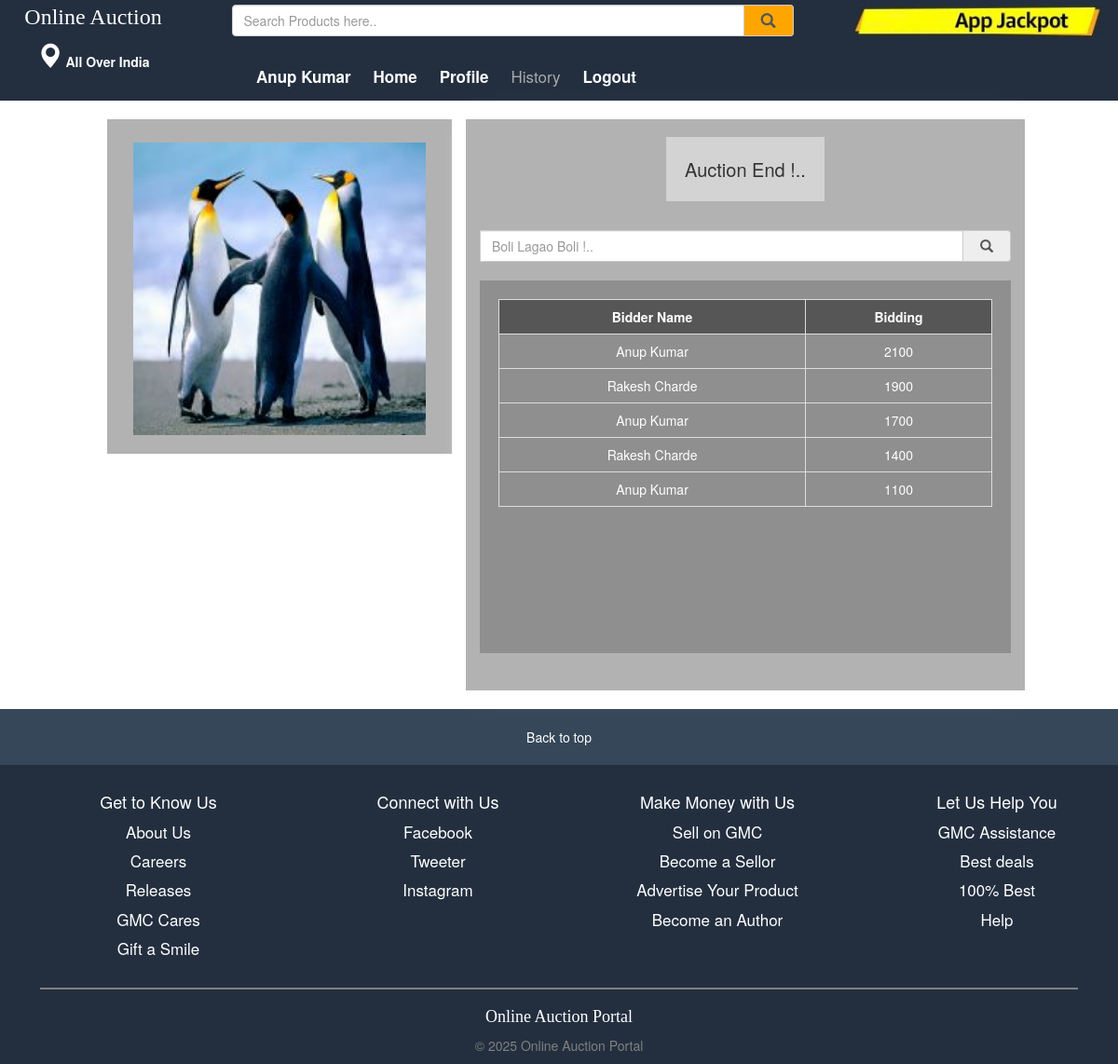
The page /participate?id=16 (signed in) on the database its author committed.
### tables this page shows
CREATE TABLE IF NOT EXISTS `tbl_products` (
  `product_id` int(11) NOT NULL AUTO_INCREMENT,
  `seller_id` int(11) NOT NULL,
  `name` varchar(55) NOT NULL,
  `company` varchar(55) NOT NULL,
  `category` varchar(55) NOT NULL,
  `pname` varchar(55) NOT NULL,
  `price` varchar(22) NOT NULL,
  `file` varchar(200) NOT NULL,
  `adate` varchar(22) NOT NULL,
  `start` varchar(22) NOT NULL,
  `valid` varchar(22) NOT NULL,
  `pstatus` varchar(22) NOT NULL,
  PRIMARY KEY (`product_id`)
);

CREATE TABLE IF NOT EXISTS `tbl_boli` (
  `boli_id` int(11) NOT NULL AUTO_INCREMENT,
  `seller_id` int(11) NOT NULL,
  `product_id` int(11) NOT NULL,
  `pname` varchar(55) NOT NULL,
  `user_id` int(11) NOT NULL,
  `name` varchar(55) NOT NULL,
  `boli` varchar(22) NOT NULL,
  PRIMARY KEY (`boli_id`)
);

### participate.php (the view, shortened to what this page needs)
<?php
include('connect.php');
           $id = $_GET['id'];
           $select = mysqli_query($con,"SELECT * FROM tbl_products WHERE product_id = '".$id."' ");
           $selected = mysqli_fetch_array($select);
?>
<!DOCTYPE html>
<html lang="en">
<head>
  <link rel="stylesheet" type="text/css" href="gmc_pics/style.css">
  <link rel="stylesheet" href="https://maxcdn.bootstrapcdn.com/bootstrap/3.3.7/css/bootstrap.min.css">
</head>
<body>
     <?php
     include('header.php');
     ?>
     <div class="container-fluid">
      <br>
       <div class="row">
        <div class="col-sm-1">
        </div>
         <div class="col-sm-4">
           <center>
            <div class="box">
             <img title="<?php echo $selected['product_id'] ?>" style="margin-top:5px;" src="<?php echo "seller/products/".$selected['file'] ?>" width="95%">
           </div>
         </center>
         </div>
         <div style="text-align:center;box-shadow:0 0 20px white;background-color: rgba(0 , 0, 0 , 0.3);" class="col-sm-6">
          <br><br>
  <center>
  <p id="demo"></p><br><br>
 </center>
<form method="post">
 <div style="width:100%;" class="input-group">
 <input type="number" name="boli" class="form-control" placeholder="Boli Lagao Boli !..">
          <span class="input-group-addon">
          <button style="background:none;border:none;" type="submit" name="btnboli">
        <i class="glyphicon glyphicon-search"></i>
         </button>
      </span>
  </div>
</form>
  <br>
  <div class="table-responsive">
    <table class="table table-bordered">
      <tr>
        <th>Bidder Name</th>
        <th>Bidding</th>
      </tr>
      <?php
      $boli = mysqli_query($con,"SELECT * FROM tbl_boli WHERE product_id = '".$selected['product_id']."' ORDER BY boli_id DESC ");
      while($row = mysqli_fetch_assoc($boli)){
      ?>
      <tr>
        <td><?php echo $row['name'] ?></td>
        <td><?php echo $row['boli'] ?></td>
      </tr>
      <?php
       }
      ?>
    </table>
  </div>
  <br><br>
         </div>
       </div>
       <br>
     </div>
    <?php
    include('footer.php');
    ?>
   </div>
</body>
</html>

### header.php (shortened to what this page needs)
<div style="background:#232F3F;margin:auto;" class="row">
	<center>
	<div class="col-sm-2">
     <h3 id="heading">Online Auction</span></h3>
	</div>
	<div class="col-sm-7">
		<form method="post" action="search">
    <div style="margin-top:5px;width:90%;" class="input-group">
 <input type="text" name="search" class="form-control" placeholder="Search Products here.." required>
       <span style="background:orange;" class="input-group-addon">
   <button style="background:none;border:none;" type="submit" name="searchbtn">
       	<i style="font-size:16px;" class="glyphicon glyphicon-search"></i>
       </span>
  </div>
       </form>
	</div>
	<div class="col-sm-3">
  <img class="img-responsive" style="margin-top:5px;" src="gmc_pics/aj.jpg">
	</div>
	</center>
	</div>
    <div style="background:#232F3F;margin:auto;" class="row">
  <center>
	<div class="col-sm-2">
		<i style="font-size:27px;color:white;" class="glyphicon glyphicon-map-marker"></i>
		<span id="deliver">
		    <b>All Over India</b></span>
	</div>
	</center>
	<div class="col-sm-7">
		<ul class="menus">
      <li><b style="color:white;"><?php echo $_SESSION['name'] ?></b></li>
			<a href="home"><li><b style="color:white;">Home</b></li></a>
			<a href="profile"><li><b style="color:white;">Profile</b></li></a>
			<a href="history"><li>History</li></a>
            <a href="logout"><li><b style="color:white;">Logout</b></li></a>
		</ul>
	</div>
	</div>

### footer.php (shortened to what this page needs)
<p class="top" style="background-image:url('gmc_pics/back.jpg');color:white;text-align:center;padding:20px;cursor:pointer;">Back to top</p>
<div style="background:#232F3F;margin:auto;border:none;margin-top:-10px;" class="row"><br>
	<div class="col-sm-3 col-xs-6">
		<ul class="footer_list">
		<h4 class="footer_heading">Get to Know Us</h4>
       <li>About Us</li>
       <li>Careers</li>
       <li>Releases</li>
       <li>GMC Cares</li>
       <li>Gift a Smile</li>
   </ul>
	</div>
	<div class="col-sm-3 col-xs-6">
		<ul class="footer_list">
		<h4 class="footer_heading">Connect with Us</h4>
       <li>Facebook</li>
       <li>Tweeter</li>
       <li>Instagram</li>
   </ul>
   <br><br><br>
	</div>
	<div class="col-sm-3 col-xs-6">
		<ul class="footer_list">
		<h4 class="footer_heading">Make Money with Us</h4>
       <li>Sell on GMC</li>
       <li>Become a Sellor</li>
       <li>Advertise Your Product</li>
       <li>Become an Author</li>
   </ul>
	</div>
	<div class="col-sm-3 col-xs-6">
		<ul class="footer_list">
		<h4 class="footer_heading">Let Us Help You</h4>
       <li>GMC Assistance</li>
       <li>Best deals</li>
       <li>100% Best</li>
       <li>Help</li>
   </ul>
	</div>
</div>
<div style="background:#232F3F;margin:auto;" class="row">
	<div class="col-sm-12">
		<hr style="border:1px solid gray;width:95%;">
		<h4 id="foot_head">Online Auction Portal</h4>
		<p id="foot_head1">&copy; <?php echo date('Y') ?> Online Auction Portal</p>
	</div>

### gmc_pics/style.css (style rules this page uses)
#heading { color:white;font-family:cursive;margin-top:0px;padding:5px; }
#deliver { color:white; }
.menus { margin-top:20px; }
.menus li { color:darkgray;list-style-type:none;display:inline;margin-left:20px; }
.footer_heading { text-align:center;color:white; }
.footer_list li { color:white;text-align:center;list-style-type:none;font-size:13px;margin-top:7px; }
#foot_head { text-align:center;color:white;font-family:cursive; }
#foot_head1 { text-align:center;color:gray; }

### participate.php (style rules this page uses)
body { background-image:url(images/bid22.jpg); }
.table-responsive { background-color: rgba(0 , 0, 0 , 0.2);padding:20px;color:white;height:400px; }
tr th { background-color: rgba(0 , 0, 0 , 0.4);text-align:center; }
.box { padding:20px; background-color: rgba(0 , 0, 0 , 0.3); box-shadow:0 0 10px white; }

### header.php (style rules this page uses)
.menus li { font-size:17px;line-height:32px; }

### footer.php (style rules this page uses)
.footer_list li { font-size:17px; }

### rows shown on the page
tbl_products: file (picture)
tbl_boli: name "Anup Kumar", boli "2100"
tbl_boli: name "Rakesh Charde", boli "1900"
tbl_boli: name "Anup Kumar", boli "1700"
tbl_boli: name "Rakesh Charde", boli "1400"
tbl_boli: name "Anup Kumar", boli "1100"

### other values the page prints
$_SESSION['name'] "Anup Kumar"
